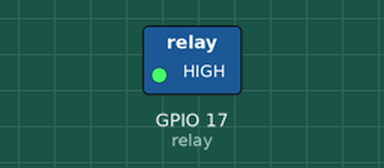
Bench run of a program on a simulated Raspberry Pi (BCM pin numbers). On the bench: switched loads named in the program (green lamp = pin HIGH). Dashed ring = blinking. What the program prints to the terminal is not drawn.

Above: at 0.5 s.
Timing chart, 0 to 4.6 s (numbered marks = the images above):
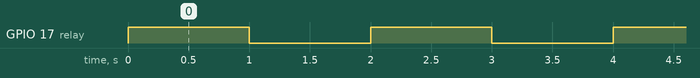

Measured:
- by itself, GPIO 17 (relay): alternates HIGH for 1.0 s and LOW for 1.0 s

The program:

relay.py
```python
from gpiozero import OutputDevice
from time import sleep

relay = OutputDevice(17, initial_value = False)

try:
    while True:
        print('Relay open...')
        relay.on()
        sleep(1)

        print('...Relay close')
        relay.off()
        sleep(1)
except KeyboardInterrupt:
    print('Existing...')
    relay.off()
finally:
    pass
```
